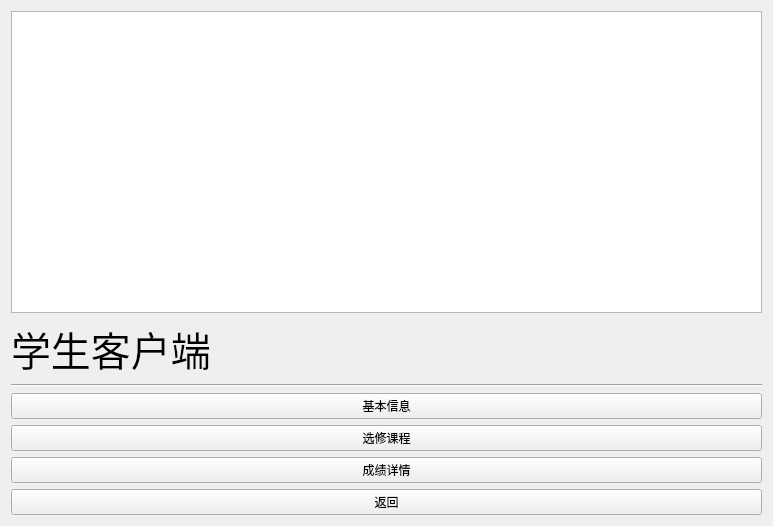
<?xml version="1.0" encoding="UTF-8"?>
<ui version="4.0">
 <class>student</class>
 <widget class="QWidget" name="student">
  <property name="geometry">
   <rect>
    <x>0</x>
    <y>0</y>
    <width>773</width>
    <height>526</height>
   </rect>
  </property>
  <property name="windowTitle">
   <string>Form</string>
  </property>
  <layout class="QVBoxLayout" name="verticalLayout">
   <item>
    <widget class="QTableWidget" name="tableWidget"/>
   </item>
   <item>
    <widget class="QLabel" name="label">
     <property name="font">
      <font>
       <pointsize>30</pointsize>
      </font>
     </property>
     <property name="text">
      <string>学生客户端</string>
     </property>
    </widget>
   </item>
   <item>
    <widget class="Line" name="line">
     <property name="orientation">
      <enum>Qt::Horizontal</enum>
     </property>
    </widget>
   </item>
   <item>
    <widget class="QPushButton" name="infoButton">
     <property name="text">
      <string>基本信息</string>
     </property>
     <property name="checkable">
      <bool>false</bool>
     </property>
    </widget>
   </item>
   <item>
    <widget class="QPushButton" name="courseButton">
     <property name="text">
      <string>选修课程</string>
     </property>
    </widget>
   </item>
   <item>
    <widget class="QPushButton" name="scoreButton">
     <property name="text">
      <string>成绩详情</string>
     </property>
    </widget>
   </item>
   <item>
    <widget class="QPushButton" name="backButton">
     <property name="text">
      <string>返回</string>
     </property>
    </widget>
   </item>
  </layout>
 </widget>
 <resources/>
 <connections/>
</ui>
